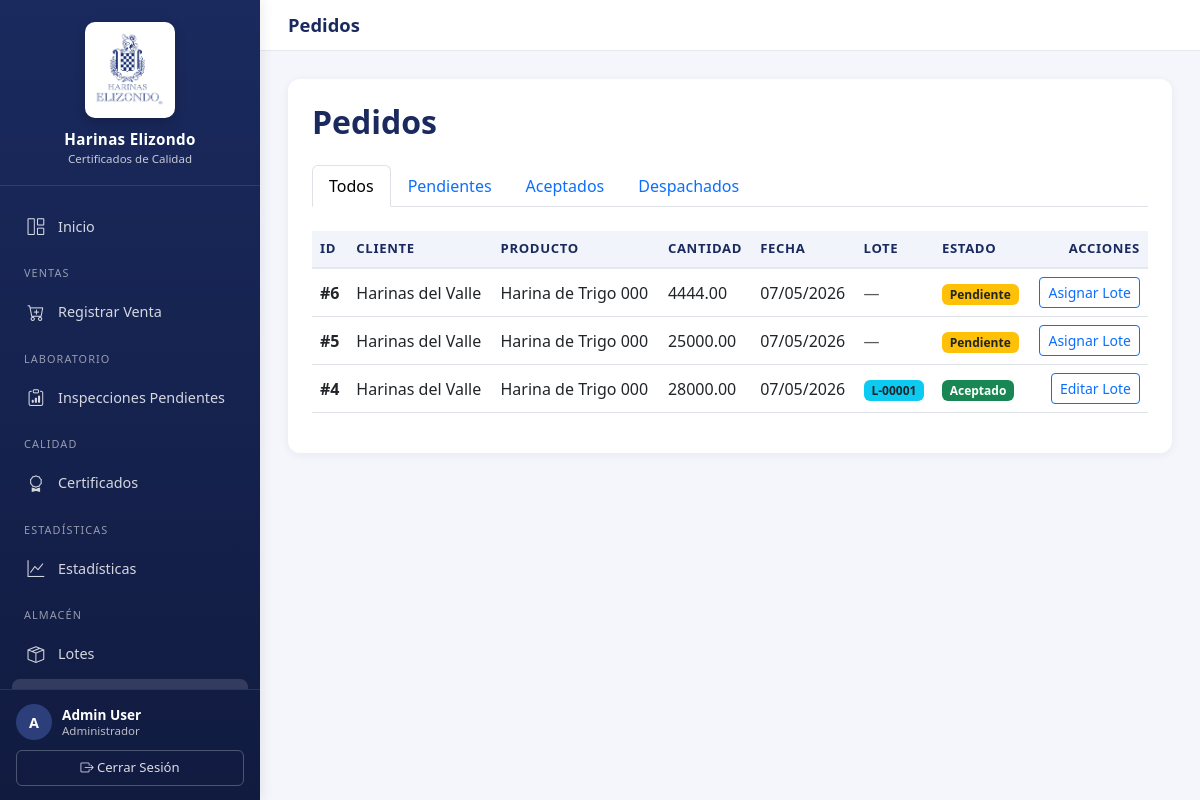
/pedidos/pendientes/ (signed in), run on an earlier commit of the app's database.
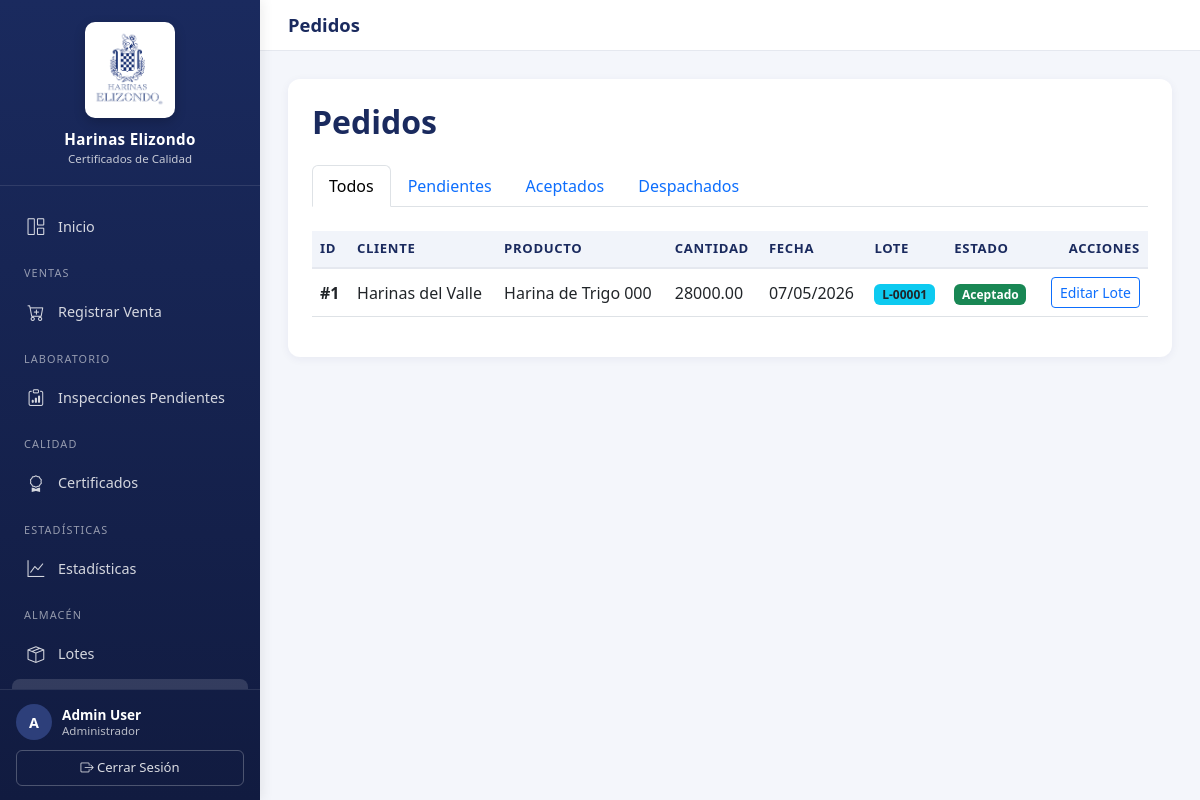
And on a later commit of the database.
### certificados/models.py (models this page shows, shortened)
class Pedido(models.Model):
    ESTADOS = (
        ("pendiente", "Pendiente"),
        ("aceptado", "Aceptado"),
        ("rechazado", "Rechazado"),
        ("despachado", "Despachado"),
    )
    cliente = models.ForeignKey(Cliente, on_delete=models.CASCADE)
    producto = models.ForeignKey(
        Producto, on_delete=models.CASCADE, blank=True, null=True
    )
    cantidad = models.DecimalField(max_digits=10, decimal_places=2)
    fecha_pedido = models.DateTimeField(default=timezone.now)
    estado = models.CharField(max_length=20, choices=ESTADOS, default="pendiente")
    venta = models.ForeignKey(
        "Venta", on_delete=models.CASCADE, blank=True, null=True, related_name="pedidos"
    )
    class Meta:
        indexes = [
            models.Index(fields=["cliente", "fecha_pedido"]),
        ]

class Cliente(models.Model):
    nombre = models.CharField(max_length=255)
    rfc = models.CharField(max_length=13, unique=True)
    direccion_fiscal_calle = models.CharField(max_length=150, blank=True, null=True)
    direccion_fiscal_numero = models.CharField(max_length=50, blank=True, null=True)
    direccion_fiscal_interior = models.CharField(max_length=50, blank=True, null=True)
    direccion_fiscal_colonia = models.CharField(max_length=100, blank=True, null=True)
    direccion_fiscal_codigo_postal = models.CharField(
        max_length=5, blank=True, null=True
    )
    direccion_fiscal_ciudad = models.CharField(max_length=100, blank=True, null=True)
    direccion_fiscal_estado = models.CharField(max_length=100, blank=True, null=True)
    direccion_entrega_calle = models.CharField(max_length=150, blank=True, null=True)
    direccion_entrega_numero = models.CharField(max_length=50, blank=True, null=True)
    direccion_entrega_interior = models.CharField(max_length=50, blank=True, null=True)
    direccion_entrega_colonia = models.CharField(max_length=100, blank=True, null=True)
    direccion_entrega_codigo_postal = models.CharField(
        max_length=5, blank=True, null=True
    )
    direccion_entrega_ciudad = models.CharField(max_length=100, blank=True, null=True)
    direccion_entrega_estado = models.CharField(max_length=100, blank=True, null=True)
    direccion_entrega_misma = models.BooleanField(
        default=True, help_text="Usar la misma dirección fiscal para entrega"
    )
    contacto = models.CharField(max_length=100)
    correo_contacto = models.EmailField()
    requiere_certificado = models.BooleanField(default=True)
    clave_doc_especificaciones = models.CharField(
        max_length=80,
        blank=True,
        null=True,
        help_text="Clave del documento de especificaciones del cliente.",
    )
    activo = models.BooleanField(default=True)
    causa_baja = models.CharField(max_length=255, blank=True, null=True)
    fecha_baja = models.DateTimeField(blank=True, null=True)
    fecha_alta = models.DateTimeField(auto_now_add=True)

class Producto(models.Model):
    codigo = models.CharField(max_length=30, unique=True)
    nombre = models.CharField(max_length=150)
    descripcion = models.TextField(blank=True)
    activo = models.BooleanField(default=True)
    fecha_alta = models.DateTimeField(auto_now_add=True)

class Lote(models.Model):
    pedido = models.ForeignKey(
        Pedido, on_delete=models.CASCADE, blank=True, null=True, related_name="lotes"
    )
    codigo_lote = models.CharField(max_length=50, default="L-TEMP")
    secuencia = models.CharField(max_length=1, default="A")
    producto = models.ForeignKey(
        Producto, on_delete=models.CASCADE, blank=True, null=True
    )
    cantidad = models.DecimalField(
        max_digits=10, decimal_places=2, blank=True, null=True
    )
    fecha_produccion = models.DateField(auto_now_add=True, blank=True, null=True)
    fecha_caducidad = models.DateField(blank=True, null=True)
    activo = models.BooleanField(default=True)

### certificados/views.py (the view)
# urls.py: path('pedidos/pendientes/', views.PendientesDespachoView.as_view(), name='pendientes_despacho'),
class PendientesDespachoView(LoginRequiredMixin, RoleRequiredMixin, ListView):
    model = Pedido
    template_name = "certificados/pendientes_despacho.html"
    context_object_name = "pedidos"
    allowed_roles = ["almacen", "admin"]
    def get_queryset(self):
        queryset = Pedido.objects.select_related("cliente", "producto").order_by("-fecha_pedido")
        filter_status = self.request.GET.get("filter", "todos")
        if filter_status == "pendientes":
            queryset = queryset.filter(estado="pendiente")
        elif filter_status == "aceptados":
            queryset = queryset.filter(estado="aceptado")
        elif filter_status == "despachados":
            queryset = queryset.filter(estado="despachado")
        return queryset
    def get_context_data(self, **kwargs):
        ctx = super().get_context_data(**kwargs)
        ctx["filter"] = self.request.GET.get("filter", "todos")
        ctx["all_lotes"] = Lote.objects.filter(pedido__isnull=True, activo=True)
        return ctx

### certificados/views.py (called while the page is built)
    def test_func(self):
        return self.request.user.is_authenticated and (
            self.request.user.rol in self.allowed_roles
            or self.request.user.rol == "admin"
        )

### certificados/templates/certificados/pendientes_despacho.html (shortened to what this page needs)
{% extends "base.html" %}
{% block page_title %}Pedidos{% endblock %}
{% block content %}
<div class="card">
    <div class="card-body p-4">
        <div class="d-flex justify-content-between align-items-center mb-4">
            <h2 class="card-title mb-0">Pedidos</h2>
        </div>
        <ul class="nav nav-tabs mb-4">
            <li class="nav-item">
                <a class="nav-link {% if filter == 'todos' %}active{% endif %}" href="?filter=todos">Todos</a>
            </li>
            <li class="nav-item">
                <a class="nav-link {% if filter == 'pendientes' %}active{% endif %}" href="?filter=pendientes">Pendientes</a>
            </li>
            <li class="nav-item">
                <a class="nav-link {% if filter == 'aceptados' %}active{% endif %}" href="?filter=aceptados">Aceptados</a>
            </li>
            <li class="nav-item">
                <a class="nav-link {% if filter == 'despachados' %}active{% endif %}" href="?filter=despachados">Despachados</a>
            </li>
        </ul>
        <div class="table-responsive">
            <table class="table align-middle">
                <thead>
                    <tr>
                        <th>ID</th>
                        <th>Cliente</th>
                        <th>Producto</th>
                        <th>Cantidad</th>
                        <th>Fecha</th>
                        <th>Lote</th>
                        <th>Estado</th>
                        <th class="text-end">Acciones</th>
                    </tr>
                </thead>
                <tbody>
                    {% for pedido in pedidos %}
                    <tr>
                        <td><strong>#{{ pedido.id }}</strong></td>
                        <td>{{ pedido.cliente.nombre }}</td>
                        <td>{{ pedido.producto.nombre|default:"-" }}</td>
                        <td>{{ pedido.cantidad }}</td>
                        <td>{{ pedido.fecha_pedido|date:"d/m/Y" }}</td>
                        <td>
                            {% with primer_lote=pedido.lotes.first %}
                            {% if primer_lote %}
                            <span class="badge bg-info text-dark">{{ primer_lote.codigo_lote }}</span>
                            {% else %}
                            <span class="text-muted">—</span>
                            {% endif %}
                            {% endwith %}
                        </td>
                        <td>
                            {% if pedido.estado == 'pendiente' %}
                            <span class="badge bg-warning text-dark">{{ pedido.get_estado_display }}</span>
                            {% elif pedido.estado == 'aceptado' %}
                            <span class="badge bg-success">{{ pedido.get_estado_display }}</span>
                            {% elif pedido.estado == 'rechazado' %}
                            <span class="badge bg-danger">{{ pedido.get_estado_display }}</span>
                            {% elif pedido.estado == 'despachado' %}
                            <span class="badge bg-primary">{{ pedido.get_estado_display }}</span>
                            {% endif %}
                        </td>
                        <td class="text-end">
                            {% with primer_lote=pedido.lotes.first %}
                            {% if primer_lote %}
                            <button type="button" class="btn btn-sm btn-outline-primary" data-bs-toggle="modal" data-bs-target="#asignarLoteModal{{ pedido.id }}">
                                Editar Lote
                            </button>
                            {% else %}
                            <button type="button" class="btn btn-sm btn-outline-primary" data-bs-toggle="modal" data-bs-target="#asignarLoteModal{{ pedido.id }}">
                                Asignar Lote
                            </button>
                            {% endif %}
                            {% endwith %}
                        </td>
                    </tr>
                    {% endfor %}
                </tbody>
            </table>
        </div>
    </div>
</div>
{% endblock %}

What changed in the data, as far as the page shows it:
removed Pedido: id "6", cliente.nombre "Harinas del Valle", producto.nombre "Harina de Trigo 000", cantidad "4444.00", fecha_pedido "07/05/2026", estado "Pendiente"
removed Pedido: id "5", cliente.nombre "Harinas del Valle", producto.nombre "Harina de Trigo 000", cantidad "25000.00", fecha_pedido "07/05/2026", estado "Pendiente"
removed Pedido: id "4", cliente.nombre "Harinas del Valle", producto.nombre "Harina de Trigo 000", cantidad "28000.00", fecha_pedido "07/05/2026", lotes.first.codigo_lote "L-00001", estado "Aceptado"
added Pedido: id "1", cliente.nombre "Harinas del Valle", producto.nombre "Harina de Trigo 000", cantidad "28000.00", fecha_pedido "07/05/2026", lotes.first.codigo_lote "L-00001", estado "Aceptado"
